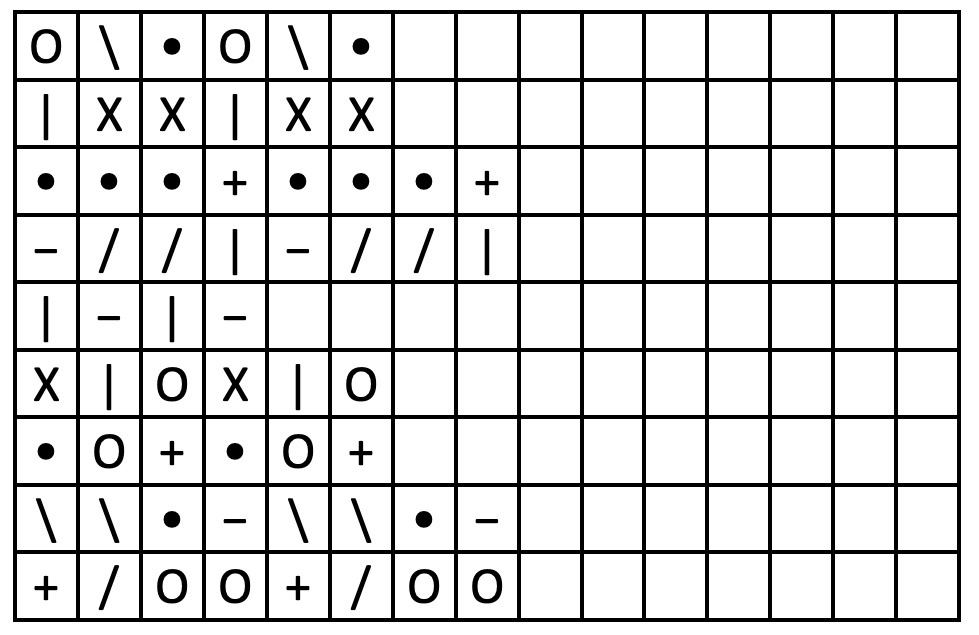
//> input picture hw2_files/ec1_search.png, 979 x 635 px
$ ./ec1_code   (built with g++ and OpenCV 4)
//> lines starting //> are read from the running program, lines starting //| are printed output that depends on the picture; after the words box and inside, x2 and y2 are one past the last pixel; in counts of white or black regions, pixels touching at a corner belong together
### hw2_files/find_comp_origin.h
// find_comp_origin.h

#include <opencv2/opencv.hpp>

#ifndef FIND_COMP_ORIGIN_H
#define FIND_COMP_ORIGIN_H

cv::Point find_comp_origin(cv::Mat image);

#endif

### hw2_files/label_components.h
// label_components.h

#include <opencv2/opencv.hpp>

#ifndef LABEL_COMPONENTS_H
#define LABEL_COMPONENTS_H

cv::Mat label_components(cv::Mat image);

#endif

### hw2_files/label_components.cpp
// label_components.cpp

#include <opencv2/opencv.hpp>

class Node {
	public:
		ushort id;
		Node* prev;
		Node* nextRow;
		Node* nextCol;

		Node(ushort i_id, Node* i_prev) {
			id = i_id;
			prev = i_prev;
			nextRow = NULL;
			nextCol = NULL;
		}
};


ushort findMinEquiv(ushort oldID, Node* equivTableHead) {
	Node* rowNode = equivTableHead->nextRow;
	while (rowNode != NULL) {
		Node* colNode = rowNode->nextCol;
		while (colNode != NULL) {
			if (oldID == colNode->id) {
				return rowNode->id;
			}
			colNode = colNode->nextCol;
		}
		rowNode = rowNode->nextRow;
	}
	std::cout << "ERROR: Did not find " << oldID << " in the equivTable!" << std::endl;
	return -1;
}

cv::Mat label_components(cv::Mat image) {
	int rows = image.rows;
	int cols = image.cols;


	cv::Mat compMat = cv::Mat::zeros(rows+1, cols+1, CV_16UC1);
	ushort nextCompID = 1;
	Node* equivTableHead = new Node(0, NULL);
	Node* equivTableTail = equivTableHead;
	for (int row = 0; row < rows; row++)
	{
		for (int col = 0; col < cols; col++)
		{
			if (image.at<uint8_t>(row, col)) {
				if (compMat.at<ushort>(row, col+1)) {
					compMat.at<ushort>(row+1, col+1) = compMat.at<ushort>(row, col+1);
					ushort aboveID = compMat.at<ushort>(row, col+1);
					ushort leftID = compMat.at<ushort>(row+1, col);
					if (leftID && aboveID != leftID) {
						// Equivalent
						Node* aboveNode = NULL;
						Node* aboveNodeRow = NULL;
						Node* leftNode = NULL;
						Node* leftNodeRow = NULL;
						Node* rowNode = equivTableHead->nextRow;
						while (rowNode != NULL) {
							Node* colNode = rowNode;
							while (colNode != NULL) {
								if (colNode->id == aboveID || colNode->id == leftID) {
									if (colNode->id == aboveID) {
										aboveNode = colNode;
										aboveNodeRow = rowNode;
									}
									else {
										leftNode = colNode;
										leftNodeRow = rowNode;
									}
									if (aboveNode != NULL && leftNode != NULL) {
										if (aboveNodeRow != leftNodeRow) {
											Node* smallerRow;
											Node* largerRow;
											if (aboveNodeRow->id <= leftNodeRow->id) {
												smallerRow = aboveNodeRow;
												largerRow = leftNodeRow;
											}
											else {
												smallerRow = aboveNodeRow;
												largerRow = leftNodeRow;
											}

											// Remove larger row from row list
											largerRow->prev->nextRow = largerRow->nextRow;
											if (largerRow != equivTableTail) {
												largerRow->nextRow->prev = largerRow->prev;
											}
											else {
												equivTableTail = largerRow->prev;
											}

											// Place larger row at end of smaller row
											Node* endOfSmallerRow = smallerRow;
											while (endOfSmallerRow->nextCol != NULL) {
												endOfSmallerRow = endOfSmallerRow->nextCol;
											}
											endOfSmallerRow->nextCol = largerRow;
											largerRow->prev = endOfSmallerRow;
											largerRow->nextRow = NULL;
										}
										// else they're already equivalent
										goto resolvedEquivs;
									}
								}
								colNode = colNode->nextCol;
							}
							rowNode = rowNode->nextRow;
						}
					}
				}
				else if (compMat.at<ushort>(row+1, col)) {
					compMat.at<ushort>(row+1, col+1) = compMat.at<ushort>(row+1, col);
				}
				else
				{
					compMat.at<ushort>(row+1, col+1) = nextCompID;
					Node* nextNodeID = new Node(nextCompID, equivTableTail);
					equivTableTail->nextRow = nextNodeID;
					equivTableTail = nextNodeID;
					++nextCompID;
				}
			}
			resolvedEquivs: true;
		}
	}
	cv::Mat retMat;
	compMat(cv::Range(1, compMat.rows), cv::Range(1, compMat.cols)).copyTo(retMat);

	nextCompID = 1;
	Node* rowNode = equivTableHead->nextRow;
	while (rowNode != NULL) {
		Node* newRowHead = new Node(nextCompID, rowNode->prev);
		newRowHead->prev->nextRow = newRowHead;
		rowNode->prev = newRowHead;
		newRowHead->nextCol = rowNode;
		newRowHead->nextRow = rowNode->nextRow;
		rowNode->nextRow = NULL;
		if (newRowHead->nextRow != NULL) {
			newRowHead->nextRow->prev = newRowHead;
		}
		++nextCompID;
		rowNode = newRowHead->nextRow;
	}

	// Really should optimize this but it should be good enough
	// For every image component, search through equivTable and assign equivalent ID
	for (int row = 0; row < rows; row++)
	{
		for (int col = 0; col < cols; col++)
		{
			ushort oldID = retMat.at<ushort>(row, col);
			if (oldID > 0) {
				retMat.at<ushort>(row, col) = findMinEquiv(oldID, equivTableHead);
			}
		}
	}

	return retMat;
}

### hw2_files/ec1_code.cpp
//insert your code in Part_EC_1/ec1_code.cpp
//edit the file extension and web template to match your programing language

#include <iostream>
#include <opencv2/opencv.hpp>
#include "label_components.h"
#include "find_comp_origin.h"

int main(int argc, char** argv) {

	cv::Mat img_gry, img_bw;
	img_gry = cv::imread("../ec1_search.png", 0); // flag = 0 => CV_LOAD_IMAGE_GRAYSCALE
//> img_gry is the input picture: 635 rows x 979 cols, CV_8UC1; min 0, max 255, mean 218.1

	if (img_gry.empty()) {
		std::cout << "Input 1 is not a valid image file" << std::endl;
		return -1;
	}
	cv::threshold(img_gry,  img_bw,  0.5, 255, cv::THRESH_BINARY_INV);
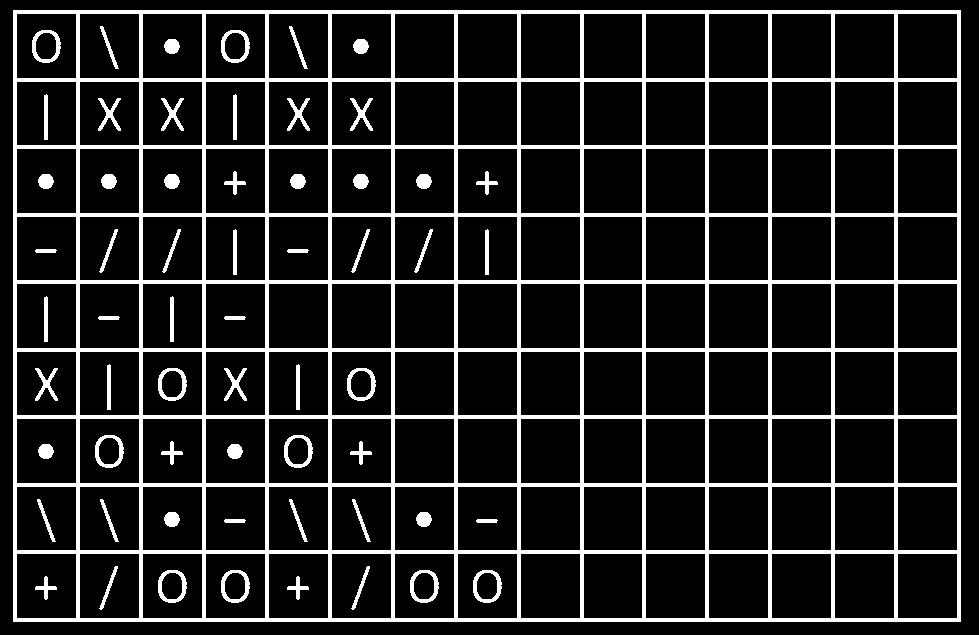
//> img_bw: 635 rows x 979 cols, CV_8UC1; 14% white; 61 white regions, largest, box (x1, y1, x2, y2) and area: (13, 10, 961, 622) 74528, (32, 30, 61, 63) 353, (221, 30, 250, 63) 353

	cv::Mat compMat = label_components(img_bw);
//> the loop in label_components, `for (int row = 0; row < rows; row++)` made 635 passes
//> nextCompID on passes 1 to 3: 1, 1, 1
//> after the loop in label_components, `for (int row = 0; row < rows; row++)`: nextCompID = 448
//> the loop in label_components, `while (rowNode != NULL)` made 61 passes
//> after the loop in label_components, `while (rowNode != NULL)`: nextCompID = 62
//> after the loop in label_components, `for (int row = 0; row < rows; row++)`:
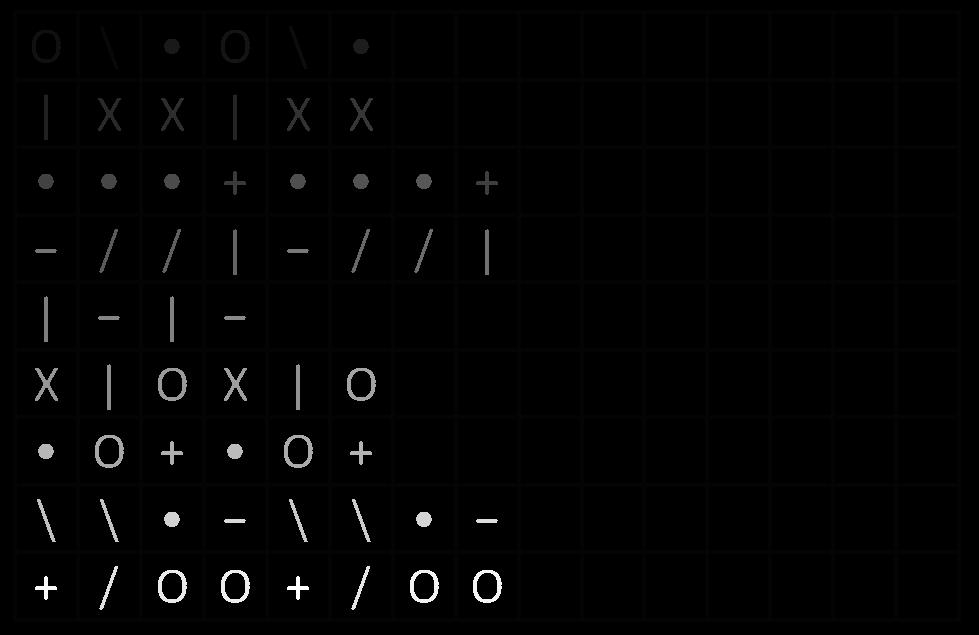
//> retMat: 635 rows x 979 cols, CV_16UC1; min 0, max 61, mean 0.7; drawn with min black and max white

	const uint8_t lineLen = 69;
	cv::Mat lineSE, img_horLines, img_vertLines, grid;
	// Locate y of rows
	lineSE = 255 * cv::Mat::ones(1, lineLen, CV_8UC1);
	cv::morphologyEx(img_bw, img_horLines, cv::MORPH_OPEN, lineSE);
//> img_horLines: 635 rows x 979 cols, CV_8UC1; 6.1% white; 10 white regions, largest, box (x1, y1, x2, y2) and area: (13, 10, 961, 14) 3792, (13, 78, 961, 82) 3792, (13, 145, 961, 149) 3792
	cv::Mat horCompMat = label_components(img_horLines);
//> the loop in label_components (call 2), `for (int row = 0; row < rows; row++)` made 635 passes
//> after the loop in label_components (call 2), `for (int row = 0; row < rows; row++)`:
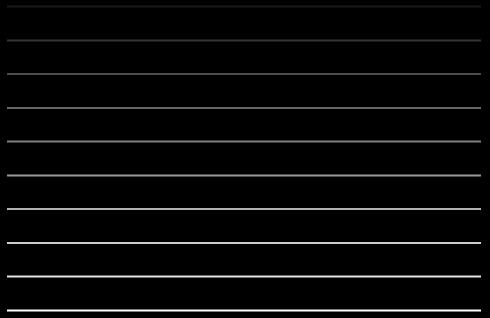
//> compMat: 636 rows x 980 cols, CV_16UC1 (shown at 1/2 size); min 0, max 10, mean 0.335; drawn with min black and max white
//> after the loop in label_components (call 2), `for (int row = 0; row < rows; row++)`: nextCompID = 11
//> the loop in label_components (call 2), `while (rowNode != NULL)` made 10 passes
	double _min, max;
	cv::Point minPoint, maxPoint;
	cv::minMaxLoc(horCompMat, &_min, &max, &minPoint, &maxPoint);
//> max = 10; minPoint = Point(0, 0); maxPoint = Point(13, 618)
	ushort numRows = (ushort)max - 1;
//> numRows = 9
	int horLineWidth = 0;
	float horLineOrigins[numRows+1];
	int start = 0;
	int lineInd = 0;
	int row = 0;
	for (row = 0; row < horCompMat.rows; ++row) {
		if (horCompMat.at<ushort>(row, maxPoint.x) > 0) {
			if (!start) {
				start = row;
			}
		}
		else if (start > 0) {
			horLineWidth = start - row;
			horLineOrigins[lineInd] = (start + row-1) / 2.0f; //substract 1 because this row is after the actual line's row
			++lineInd;
			start = 0;
		}
	}
//> after the loop, start = 0; horLineWidth = -4; lineInd = 10
	if (start > 0) {
		horLineOrigins[lineInd] = (start + row-1) / 2.0f;
		start = 0;
	}

	// Locate x of cols
	lineSE = 255 * cv::Mat::ones(lineLen, 1, CV_8UC1);
	cv::morphologyEx(img_bw, img_vertLines, cv::MORPH_OPEN, lineSE);
//> img_vertLines: 635 rows x 979 cols, CV_8UC1; 6.3% white; 16 white regions, largest, box (x1, y1, x2, y2) and area: (13, 10, 17, 622) 2448, (76, 10, 80, 622) 2448, (139, 10, 143, 622) 2448
	cv::Mat vertCompMat = label_components(img_vertLines);
//> the loop in label_components (call 3), `for (int row = 0; row < rows; row++)` made 635 passes
//> after the loop in label_components (call 3), `for (int row = 0; row < rows; row++)`:
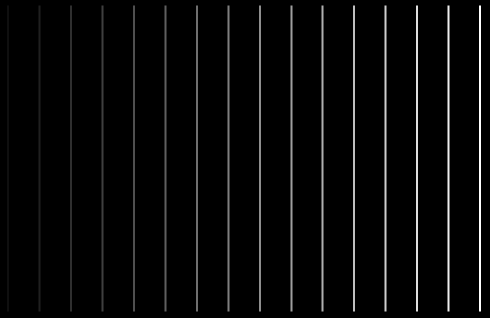
//> compMat: 636 rows x 980 cols, CV_16UC1 (shown at 1/2 size); min 0, max 16, mean 0.534; drawn with min black and max white
//> after the loop in label_components (call 3), `for (int row = 0; row < rows; row++)`: nextCompID = 17
//> the loop in label_components (call 3), `while (rowNode != NULL)` made 16 passes
	cv::minMaxLoc(vertCompMat, &_min, &max, &minPoint, &maxPoint);
//> max = 16; maxPoint = Point(957, 10)
	ushort numCols = (ushort)max - 1;
//> numCols = 15
	int vertLineWidth = 0;
	float vertLineOrigins[numCols+1];
	start = 0;
	lineInd = 0;
	int col = 0;
	for (col = 0; col < vertCompMat.cols; ++col) {
		if (vertCompMat.at<ushort>(maxPoint.y, col) > 0) {
			if (!start) {
				start = col;
			}
		}
		else if (start > 0) {
			vertLineWidth = start - col;
			vertLineOrigins[lineInd] = (start + col-1) / 2.0f;
			++lineInd;
			start = 0;
		}
	}
//> after the loop, start = 0; vertLineWidth = -4; lineInd = 16
	if (start > 0) {
		vertLineOrigins[lineInd] = (start + col-1) / 2.0f;
		start = 0;
	}

	// Remove grid
	cv::bitwise_not(img_horLines | img_vertLines, grid);
//> grid: 635 rows x 979 cols, CV_8UC1; 88% white; 1 black region, box (x1, y1, x2, y2) and area: (13, 10, 961, 622) 74528
	cv::bitwise_not(img_bw, img_bw);
	cv::bitwise_not(grid - img_bw, img_bw);
//> img_bw: 635 rows x 979 cols, CV_8UC1; 98% white; 60 black regions, largest, box (x1, y1, x2, y2) and area: (32, 30, 61, 63) 353, (221, 30, 250, 63) 353, (158, 368, 187, 401) 353
	cv::bitwise_not(img_bw, img_bw);

	// Find all filled squares
	ushort numFilledSquaresPerRow[numRows];
	for (row = 0; row < numRows; row++) {
		numFilledSquaresPerRow[row] = 0;
		cv::Range rowRange = cv::Range(horLineOrigins[row], horLineOrigins[row+1]);
		for (col = 0; col < numCols; col++) {
			cv::Range colRange = cv::Range(vertLineOrigins[col], vertLineOrigins[col+1]);
			cv::Mat img_bw_subsquare;
			img_bw(rowRange, colRange).copyTo(img_bw_subsquare);
			cv::minMaxLoc(img_bw_subsquare, &_min, &max);
			if (max > 0) {
				++numFilledSquaresPerRow[row];
			}
		}
	}
//> this loop made 9 passes

	for (row = 0; row < numRows; row++) {
		// Copy pattern
		ushort patLen = numFilledSquaresPerRow[row];
		cv::Range rowRange = cv::Range(horLineOrigins[row], horLineOrigins[row+1]);
		cv::Range colRange = cv::Range(vertLineOrigins[0], vertLineOrigins[patLen]);
		cv::Mat copiedPattern;
		img_bw(rowRange, colRange).copyTo(copiedPattern);
		for (int colStart = patLen; colStart < numCols; colStart += patLen) {
			if (colStart + patLen > numCols)
				{
				// Crop the pattern to fit in the grid
				colRange = cv::Range(vertLineOrigins[0], vertLineOrigins[numCols - colStart]);
				img_bw(rowRange, colRange).copyTo(copiedPattern);
			}
			// Paste pattern
			for (int rowCopy = 0; rowCopy < copiedPattern.rows; rowCopy++) {
				for (int colCopy = 0; colCopy < copiedPattern.cols; colCopy++) {
					img_bw.at<uint8_t>(
						horLineOrigins[row]+rowCopy,
						vertLineOrigins[colStart]+colCopy
					) = copiedPattern.at<uint8_t>(rowCopy, colCopy);
				}
			}
		}
	}
//> this loop made 9 passes
//> pass 1, `img_bw(rowRange, colRange).copyTo(copiedPattern);`:
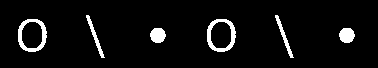
//> copiedPattern: 68 rows x 378 cols, CV_8UC1; 5.5% white; 6 white regions, box (x1, y1, x2, y2) and area: (18, 19, 47, 52) 353, (207, 19, 236, 52) 353, (150, 28, 166, 43) 190, (339, 28, 355, 43) 190, (86, 15, 105, 58) 165, (275, 15, 294, 58) 165
//> after the loop:
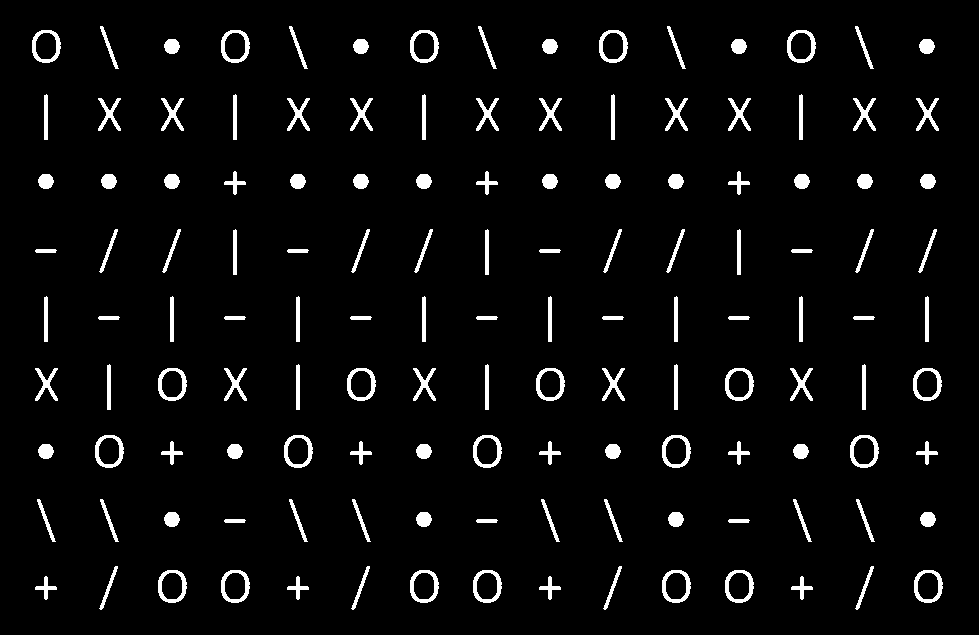
//> img_bw: 635 rows x 979 cols, CV_8UC1; 4.5% white; 135 white regions, largest, box (x1, y1, x2, y2) and area: (32, 30, 61, 63) 353, (221, 30, 250, 63) 353, (410, 30, 439, 63) 353

	// Add the grid back in
	cv::bitwise_not(grid, grid);
	img_bw = img_bw | grid;
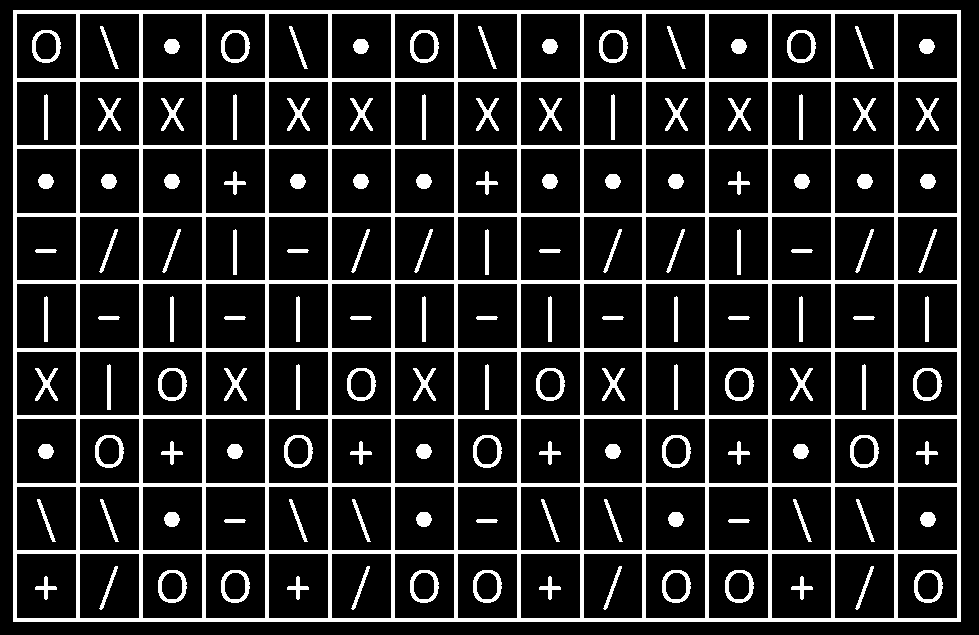
//> img_bw: 635 rows x 979 cols, CV_8UC1; 16.5% white; 136 white regions, largest, box (x1, y1, x2, y2) and area: (13, 10, 961, 622) 74528, (32, 30, 61, 63) 353, (221, 30, 250, 63) 353
	cv::bitwise_not(img_bw, img_bw);

	cv::imwrite("ec1_image.png", img_bw);

	return 0;
}

$ run again, with hw2_files/p10_search.png copied over hw2_files/ec1_search.png
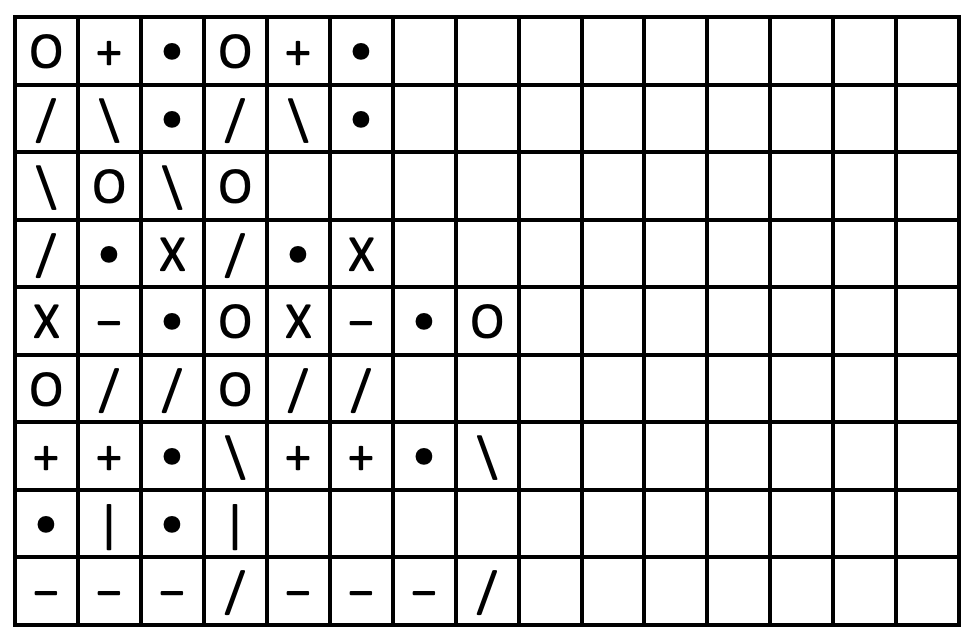
//> input picture hw2_files/p10_search.png, 978 x 640 px
//> img_gry is the input picture: 640 rows x 978 cols, CV_8UC1; min 0, max 255, mean 219.1
//> the loop in label_components, `for (int row = 0; row < rows; row++)` made 640 passes
//> nextCompID on passes 1 to 3: 1, 1, 1
//> after the loop in label_components, `for (int row = 0; row < rows; row++)`: nextCompID = 450
//> the loop in label_components, `while (rowNode != NULL)` made 57 passes
//> after the loop in label_components, `while (rowNode != NULL)`: nextCompID = 58
//> img_horLines: 640 rows x 978 cols, CV_8UC1; 6.1% white; 10 white regions, largest, box (x1, y1, x2, y2) and area: (13, 15, 961, 19) 3792, (13, 83, 961, 87) 3792, (13, 150, 961, 154) 3792
//> the loop in label_components (call 2), `for (int row = 0; row < rows; row++)` made 640 passes
//> the loop in label_components (call 2), `while (rowNode != NULL)` made 10 passes
//> `cv::minMaxLoc(horCompMat, &_min, &max, &minPoint, &maxPoint);`: max = 10; minPoint = Point(0, 0); maxPoint = Point(13, 623)
//> numRows = 9
//> after the loop `for (row = 0; row < horCompMat.rows; ++row)`: start = 0; horLineWidth = -4; lineInd = 10
//> img_vertLines: 640 rows x 978 cols, CV_8UC1; 6.3% white; 16 white regions, largest, box (x1, y1, x2, y2) and area: (13, 15, 17, 627) 2448, (76, 15, 80, 627) 2448, (139, 15, 143, 627) 2448
//> `cv::minMaxLoc(vertCompMat, &_min, &max, &minPoint, &maxPoint);`: max = 16; maxPoint = Point(957, 15)
//> numCols = 15
//> after the loop `for (col = 0; col < vertCompMat.cols; ++col)`: start = 0; vertLineWidth = -4; lineInd = 16
//> the loop `for (row = 0; row < numRows; row++)` made 9 passes
//> the loop `for (row = 0; row < numRows; row++)` made 9 passes
//> pass 1, `img_bw(rowRange, colRange).copyTo(copiedPattern);`:
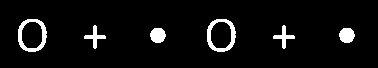
//> copiedPattern: 68 rows x 378 cols, CV_8UC1; 5.5% white; 6 white regions, box (x1, y1, x2, y2) and area: (18, 19, 47, 52) 353, (207, 19, 236, 52) 353, (150, 28, 166, 43) 190, (339, 28, 355, 43) 190, (84, 25, 106, 49) 162, (273, 25, 295, 49) 162
//> `img_bw = img_bw | grid;`:
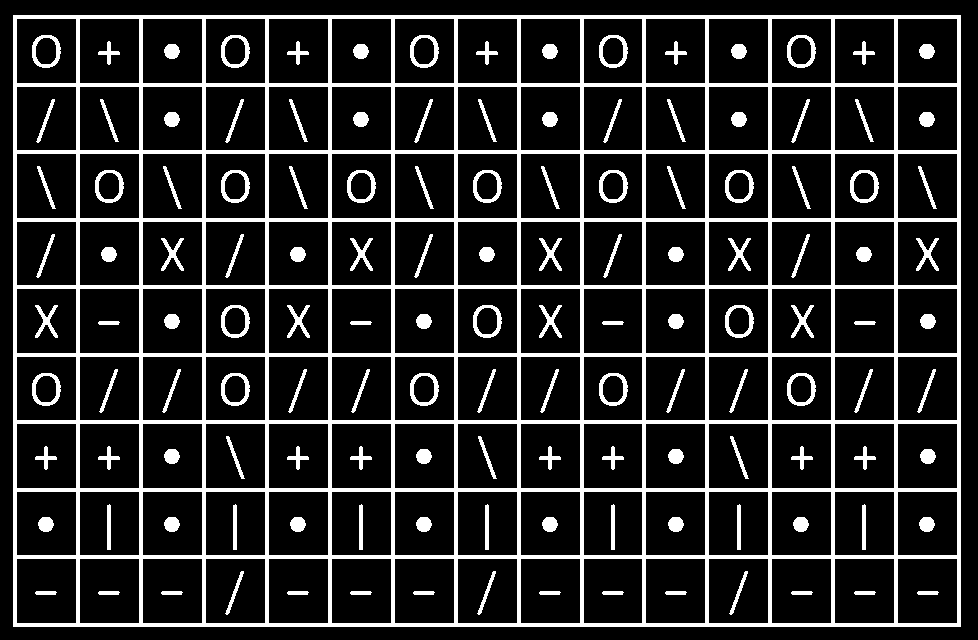
//> img_bw: 640 rows x 978 cols, CV_8UC1; 16.2% white; 136 white regions, largest, box (x1, y1, x2, y2) and area: (13, 15, 961, 627) 74528, (32, 35, 61, 68) 353, (221, 35, 250, 68) 353
